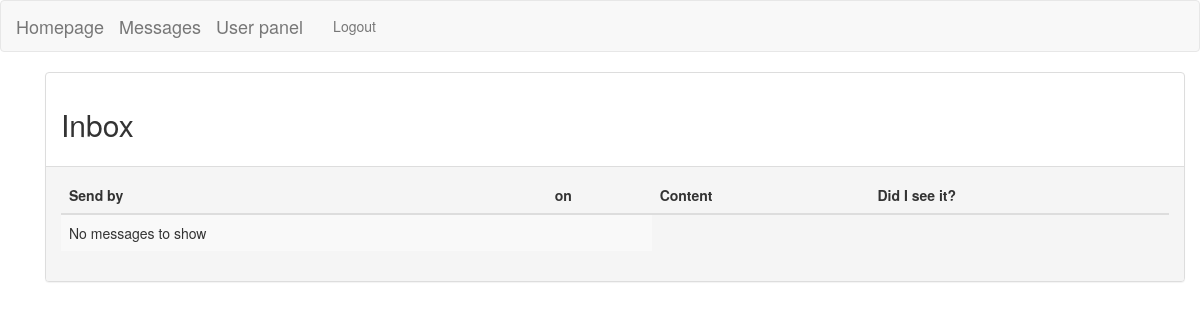
The app's page /inbox.php (signed in), older data.
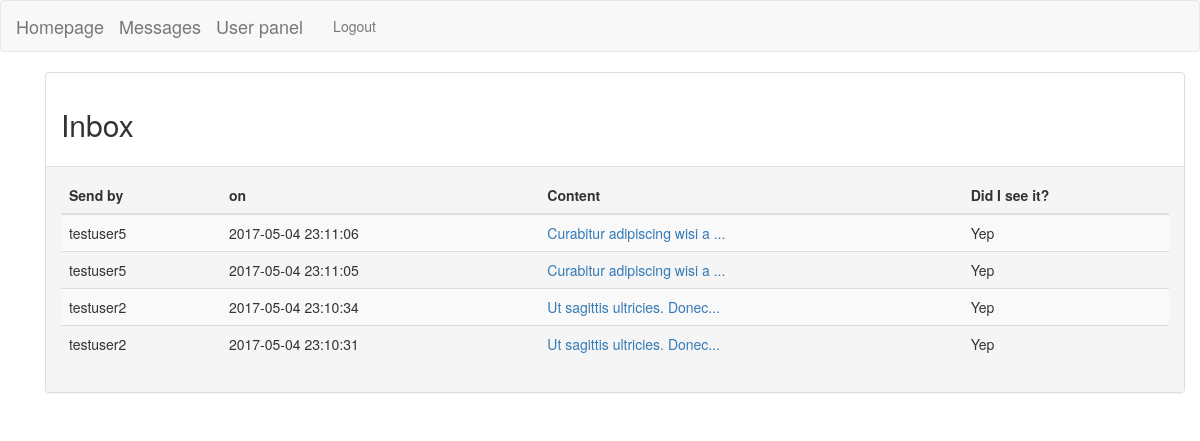
The same page, newer data.
### tables this page shows
CREATE TABLE `Msgs` (
  `id` int(11) NOT NULL,
  `senderId` int(11) DEFAULT NULL,
  `receiverId` int(11) DEFAULT NULL,
  `content` varchar(255) DEFAULT NULL,
  `sentDate` datetime DEFAULT NULL,
  `readStatus` tinyint(1) DEFAULT NULL
);

CREATE TABLE `Users` (
  `id` int(11) NOT NULL,
  `email` varchar(255) NOT NULL,
  `username` varchar(255) NOT NULL,
  `hash_pass` varchar(60) NOT NULL
);

### src/Message.php (called while the page is built, shortened)
<?php
class Message {
    private $id;
    private $senderId;
    private $content;
    private $sentDate;
    private $readStatus;
    public function __construct($id = 0) {
        if ($id > 0) {
            $this -> id = $id;
        }
        else {
            $this -> id = -1;
        }
        $this->senderId = null;
        $this->content = null;
        $this->sentDate = null;
        $this->readStatus = null;
    }
    public function getId() {
        return $this->id;
    }
    public function getSenderId() {
        return $this->senderId;
    }
    public function getContent() {
        return $this->content;
    }
    public function getSentDate() {
        return $this->sentDate;
    }
    public function getReadStatus() {
        return $this->readStatus;
    }
    public function setSenderId($senderId) {
        $this->senderId = $senderId;
    }
    public function setContent($content) {
        $this->content = $content;
    }
    public function setSentDate($sentDate) {
        $this->sentDate = $sentDate;
    }
    public function setReadStatus($readStatus) {
        $this->readStatus = $readStatus;
    }
    static public function loadMsgsByReceiver(PDO $conn, $receiverId) {
        $result = $conn->query('SELECT * FROM Msgs WHERE receiverId = '.$receiverId.' ORDER BY sentDate DESC');
        $array = [];
        if ($result != false && $result->rowCount() > 0) {
            $allMsgs = $result ->fetchAll();
            foreach ($allMsgs as $msg) {
                $loadedMsg = new Message($msg['id']);
                $loadedMsg->setSenderId($msg['senderId']);
                $loadedMsg->setReceiverId($msg['receiverId']);
                $loadedMsg->setContent($msg['content']);
                $loadedMsg->setSentDate($msg['sentDate']);
                $loadedMsg->setReadStatus($msg['readStatus']);
                $array[] = $loadedMsg;
            }
            return $array;
        }
        else {
            return false;
        }
    }
}

### src/User.php (called while the page is built, shortened)
<?php
class User
{
    private $username;
    public function __construct() {
        $this->username = '';
    }
    public function getUsername() {
        return $this->username;
    }
    public function setUsername($username) {
        $this->username = $username;
    }
    static public function loadUserById(PDO $conn, $id) {
        $stmt = $conn->prepare('SELECT * FROM Users WHERE id=:id');
        $result = $stmt->execute(['id' => $id]);
        if ($result === true && $stmt->rowCount() == 1) {
            $row = $stmt->fetch(PDO::FETCH_ASSOC);
            $loadedUser = new User();
            $loadedUser->id = $row['id'];
            $loadedUser->setUsername($row['username']);
            $loadedUser->setHashPass($row['hash_pass']);
            $loadedUser->setEmail($row['email']);
            return $loadedUser;
        }
    }
}

### inbox.php (the view, shortened to what this page needs)
<?php
include __DIR__ . '/header.php';
require_once __DIR__ . '/src/UserExtended.php';
require_once __DIR__ . '/src/Message.php';
require_once __DIR__ . '/connection.php';
?>
<div class="container">
    <div class="container">
        <div class="panel panel-default">
            <div class="panel-body">
                <h2>Inbox</h2>
            </div>
            <div class="panel-footer">
                <table class="table table-striped table-hover ">
                    <thead>
                      <tr>
                        <th>Send by</th>
                        <th>on</th>
                        <th>Content</th>
                        <th>Did I see it?</th>
                        </tr>
                    </thead>
                    <tbody>
                        <?php
                        $allMsg = Message::loadMsgsByReceiver($conn, $_SESSION['userId']);
                        if ($allMsg !== false) {
                            foreach ($allMsg as $msg) {
                                if ($msg->getReadStatus() == false) {
                                    $readStatus = 'Nope';
                                }
                                else {
                                    $readStatus = 'Yep';
                                }
                                echo '<tr>';
                                echo '<td>'.UserExtended::loadUserById($conn, $msg->getSenderId())->getUsername().'</td>';
                                echo '<td>'.$msg->getSentDate().'</td>';
                                echo '<td>';
                                $msgcontent=$msg->getContent();
                                if (strlen($msgcontent)>28) {
                                    echo '<a href="showMsg.php?msgId='.$msg->getId().'">'.substr($msgcontent,0,28).'...</a>';
                                }
                                else {
                                    echo '<a href="showMsg.php?msgId='.$msg->getId().'">'.$msgcontent.'...</a>';
                                }
                                echo '</td>';
                                echo '<td>'.$readStatus.'</td></tr>';
                            }
                        }
                        else {
                            echo '<tr><td>No messages to show<td></tr>';
                        }
                        ?>
                    </tbody>
                </table>
            </div>
    </div>
</div>
    <?php
include __DIR__ . '/footer.php';

### header.php (shortened to what this page needs)
<!DOCTYPE html>
<html lang="en">
  <head>
    <link rel="stylesheet" href="https://maxcdn.bootstrapcdn.com/bootstrap/3.3.7/css/bootstrap.min.css">
  </head>
  <body>
<?php
if (isset($_SESSION['userId'])) {
    echo'
<nav class="navbar navbar-default">
  <div class="container-fluid">
    <div class="navbar-header">
      <button type="button" class="navbar-toggle collapsed" data-toggle="collapse" data-target="#bs-example-navbar-collapse-1">
        <span class="sr-only">Toggle navigation</span>
        <span class="icon-bar"></span>
        <span class="icon-bar"></span>
        <span class="icon-bar"></span>
      </button>
      <a class="navbar-brand" href="index.php">Homepage</a>
      <a class="navbar-brand" href="messages.php">Messages</a>
      <a class="navbar-brand" href="userpanel.php">User panel</a>
      <ul class="nav navbar-nav navbar-right">
        <li><a href="logout.php">Logout</a></li>
      </ul>
    </div>
  </div>
</nav>
';
}
else {
    echo '';
}

Row changes from the older to the newer data that the page shows:
added msgs: senderId.email "testuser5", sentDate "2017-05-04 23:11:06", content "Curabitur adipiscing wisi a", readStatus "Yep"
added msgs: senderId.email "testuser5", sentDate "2017-05-04 23:11:05", content "Curabitur adipiscing wisi a", readStatus "Yep"
added msgs: senderId.email "testuser2", sentDate "2017-05-04 23:10:34", content "Ut sagittis ultricies. Donec", readStatus "Yep"
added msgs: senderId.email "testuser2", sentDate "2017-05-04 23:10:31", content "Ut sagittis ultricies. Donec", readStatus "Yep"
Text that changed along with them:
text no longer shown: "No messages to show"
